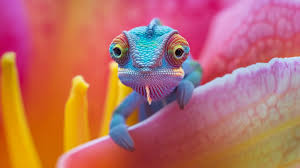
#> input picture Computer Vision/CV-1.jpg, 300 x 168 px
$ jupyter execute 7_ORB_niha.ipynb
#> lines starting #> are read from the running program, lines starting #| are printed output that depends on the picture
# ORB : Oriented FAST and Rotated BRIEF
- FAST : Features from Accelerated Segment Test
- BRIEF : Binary Robust Independent Elementary Features

[cell 1]
import cv2
import numpy as np
import matplotlib.pyplot as plt

## FAST : Intensity based corner detection algorithm

[cell 2]
# Load the image
img=cv2.imread('CV-1.jpg')
#> img is the input picture: shape (168, 300, 3); mean B, G, R 101.2, 108.7, 185.6

# Converting image to grayscale
gray=cv2.cvtColor(img, cv2.COLOR_BGR2GRAY)
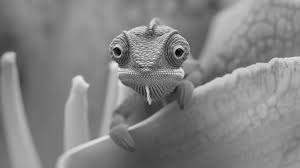
#> gray: shape (168, 300); min 2, max 234, mean 130.8

[cell 3]
# Create FAST Detector Object
fast = cv2.FastFeatureDetector_create()

# Obtain keypoints
keypoints = fast.detect(gray, None)
#> keypoints = 636 keypoints; strongest (x, y, size): (149, 102, 7), (115, 48, 7), (179, 48, 7), (182, 51, 7)
print("Number of keypoints:", len(keypoints))
#| Number of keypoints: 636

[cell 4]
# Marking the key points on the image
img_with_kp=cv2.drawKeypoints(gray,keypoints,None,flags=cv2.DRAW_MATCHES_FLAGS_DRAW_RICH_KEYPOINTS)
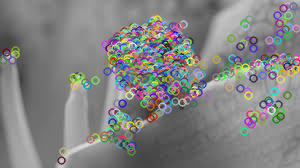
#> img_with_kp: shape (168, 300, 3); mean of channels 0, 1, 2 129.9, 130.6, 130.1; drawn as B, G, R

# Plot the image
img_with_kp=cv2.cvtColor(img_with_kp, cv2.COLOR_BGR2RGB)
plt.figure(figsize=(8,6))
plt.imshow(img_with_kp)
plt.title("Image with key points using FAST")
plt.show()

## BRIEF :  Feature Descriptor that generates Binary Descriptor for the keypoints

[cell 5]
# Load the image
img=cv2.imread('CV-1.jpg')

# Converting image to grayscale
gray=cv2.cvtColor(img, cv2.COLOR_BGR2GRAY)

[cell 6]
# ! pip uninstall opencv-python
# ! pip install opencv-contrib-python

[cell 7]
# Create FAST Detector Object
fast = cv2.FastFeatureDetector_create()

# Brief Descriptor Extraction
brief = cv2.xfeatures2d.BriefDescriptorExtractor_create()

# Obtain keypoints
keypoints = fast.detect(gray, None)

keypoints, descriptors = brief.compute(gray,keypoints)
#> keypoints = 550 keypoints; strongest (x, y, size): (149, 102, 7), (115, 48, 7), (179, 48, 7), (182, 51, 7)
print("Number of keypoints:", len(keypoints))
#| Number of keypoints: 550

[cell 8]
# Marking the key points on the image
img_with_kp=cv2.drawKeypoints(gray,keypoints,None,flags=cv2.DRAW_MATCHES_FLAGS_DRAW_RICH_KEYPOINTS)
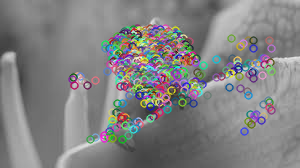
#> img_with_kp: shape (168, 300, 3); mean of channels 0, 1, 2 130.3, 129.9, 130.2; drawn as B, G, R

# Plot the image
img_with_kp=cv2.cvtColor(img_with_kp, cv2.COLOR_BGR2RGB)
plt.figure(figsize=(8,6))
plt.imshow(img_with_kp)
plt.title("Image with key points using BRIEF")
plt.show()

## ORB

[cell 9]
# Load the image
img=cv2.imread('CV-1.jpg')

# Converting image to grayscale
gray=cv2.cvtColor(img, cv2.COLOR_BGR2GRAY)

[cell 10]
# Create ORB Detector
orb = cv2.ORB_create()

[cell 11]
# Create FAST Detector Object
fast = cv2.FastFeatureDetector_create()

# Brief Descriptor Extraction
brief = cv2.xfeatures2d.BriefDescriptorExtractor_create()

# Obtain keypoints
keypoints = fast.detect(gray, None)
#> keypoints = 636 keypoints; strongest (x, y, size): (149, 102, 7), (115, 48, 7), (179, 48, 7), (182, 51, 7)

#Detect keypoints and descriptor
keypoints, descriptors = orb.compute(gray,keypoints)
#> keypoints = 525 keypoints; strongest (x, y, size): (149, 102, 7), (115, 48, 7), (179, 48, 7), (182, 51, 7)
print("Number of keypoints:", len(keypoints))
#| Number of keypoints: 525

[cell 12]
# Marking the key points on the image
img=cv2.drawKeypoints(gray,keypoints,None,flags=cv2.DRAW_MATCHES_FLAGS_DRAW_RICH_KEYPOINTS)
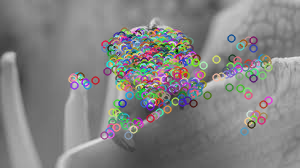
#> img: shape (168, 300, 3); mean of channels 0, 1, 2 130.4, 130.9, 131.2; drawn as B, G, R

# Plot the image
img_rgb=cv2.cvtColor(img, cv2.COLOR_BGR2RGB)
plt.figure(figsize=(8,6))
plt.imshow(img_rgb)
plt.title("Feature Detection using ORB")
plt.show()

## 18-2-2025

[cell 13]
# Load the image
image=cv2.imread('CV-1.jpg')

# Create ORB Detector
orb = cv2.ORB_create()

#Detect keypoints and descriptor
keypoints, descriptors = orb.detectAndCompute(gray,None)
#> keypoints = 355 keypoints; strongest (x, y, size): (176, 52, 37.2), (176, 51, 31), (119, 50, 37.2), (178, 49, 37.2)

# Marking the key points on the image
img_kp=cv2.drawKeypoints(image,keypoints,None,flags=cv2.DRAW_MATCHES_FLAGS_DRAW_RICH_KEYPOINTS)
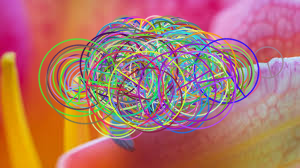
#> img_kp: shape (168, 300, 3); mean B, G, R 105.5, 116.6, 175.8

# Plot the image
img_rgb=cv2.cvtColor(img_kp, cv2.COLOR_BGR2RGB)
plt.figure(figsize=(8,6))
plt.imshow(img_rgb)
plt.title("Feature Detection using ORB")
plt.show()

[cell 14]
# load image
image = cv2.imread('CV-1.jpg')

# Resize image by 50% down
scaled_img = cv2.resize(image,None , fx = 0.5,fy = 0.5 , interpolation=cv2.INTER_LINEAR)
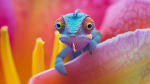
#> scaled_img: shape (84, 150, 3); mean B, G, R 101.3, 108.8, 185.7


#plot the Image
img_rgb=cv2.cvtColor(scaled_img,cv2.COLOR_BGR2RGB)
#> img_rgb: shape (84, 150, 3)
plt.figure(figsize=(10,8))
plt.imshow(img_rgb)
plt.title("Resize image by 50% down")
plt.show()

## Match the keypoints Using ORB in Scaled Image

[cell 15]
# load image
image1 = cv2.imread('CV-1.jpg')

# Resize image by 50% down
scaled_img = cv2.resize(image1,None , fx = 0.5,fy = 0.5 , interpolation=cv2.INTER_LINEAR)

[cell 16]
# Convertng Iamge to grayscale
gray1 = cv2.cvtColor(image1 , cv2.COLOR_BGR2GRAY)
gray2 = cv2.cvtColor(scaled_img , cv2.COLOR_BGR2GRAY)
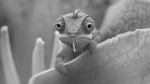
#> gray2: shape (84, 150); min 7, max 229, mean 131

[cell 17]
#Create ORB Detector
orb = cv2.ORB_create()

[cell 18]
# Detect Keypoints and Descriptor
keypoints1 , descriptors1 = orb.detectAndCompute(gray1,None)
#> keypoints1 has the same summary as keypoints
keypoints2 , descriptors2 = orb.detectAndCompute(gray2,None)
#> keypoints2 = 52 keypoints; strongest (x, y, size): (60, 33, 31), (56, 32, 31), (90, 34, 31), (91, 36, 31)

[cell 19]
# Create BFMaker
bf = cv2.BFMatcher(cv2.NORM_HAMMING,crossCheck = True)

[cell 20]
# match Descriptor bw the two image
matches = bf.match(descriptors1,descriptors2)
#> matches = 42 matches

[cell 21]
# sort matches by distance
matches = sorted(matches , key=lambda x :x.distance)

[cell 22]
#Drow top a matches
N_MATCH = 100
matched_image = cv2.drawMatches(image1 , keypoints1 ,scaled_img , keypoints2 , matches[:N_MATCH],None,flags = cv2.DrawMatchesFlags_NOT_DRAW_SINGLE_POINTS)
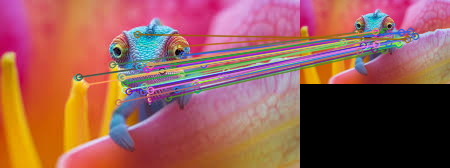
#> matched_image: shape (168, 450, 3); mean B, G, R 84.5, 91.8, 150.7

[cell 23]
#plot the Image
img_rgb=cv2.cvtColor(matched_image,cv2.COLOR_BGR2RGB)
#> img_rgb: shape (168, 450, 3)
plt.figure(figsize=(10,8))
plt.imshow(img_rgb)
plt.title("Matching keypoints Using ORB ")
plt.show()

$ run again, with Computer Vision/baby.jpg copied over Computer Vision/CV-1.jpg
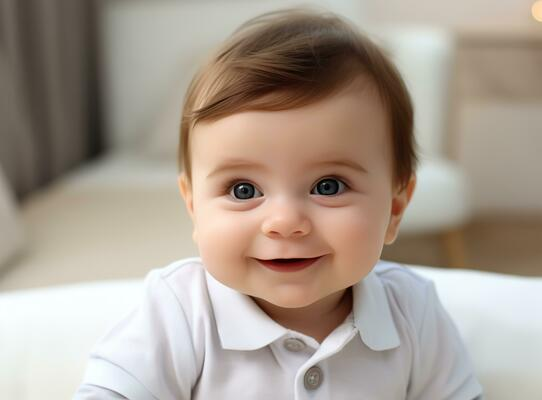
#> input picture Computer Vision/baby.jpg, 542 x 400 px
#> img is the input picture: shape (400, 542, 3); mean B, G, R 144.6, 156.8, 169.2
#> `keypoints = fast.detect(gray, None)`: keypoints = 508 keypoints; strongest (x, y, size): (240, 187, 7), (262, 195, 7), (320, 343, 7), (324, 183, 7)
#| Number of keypoints: 508
#> `keypoints, descriptors = brief.compute(gray,keypoints)`: keypoints = 477 keypoints; strongest (x, y, size): (240, 187, 7), (262, 195, 7), (320, 343, 7), (324, 183, 7)
#| Number of keypoints: 477
#> `keypoints = fast.detect(gray, None)`: keypoints = 508 keypoints; strongest (x, y, size): (240, 187, 7), (262, 195, 7), (320, 343, 7), (324, 183, 7)
#> `keypoints, descriptors = orb.compute(gray,keypoints)`: keypoints = 474 keypoints; strongest (x, y, size): (240, 187, 7), (262, 195, 7), (320, 343, 7), (324, 183, 7)
#| Number of keypoints: 474
#> `img=cv2.drawKeypoints(gray,keypoints,None,flags=cv2.DRAW_MATCHES_FLAGS..`:
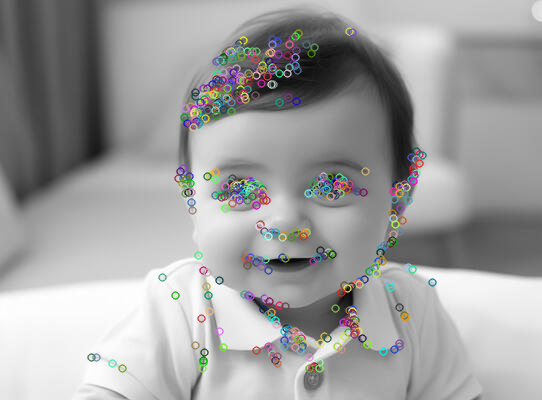
#> img: shape (400, 542, 3); mean of channels 0, 1, 2 159.2, 159.4, 159.4; drawn as B, G, R
#> `keypoints, descriptors = orb.detectAndCompute(gray,None)`: keypoints = 500 keypoints; strongest (x, y, size): (240, 187, 31), (241, 186, 37.2), (237, 189, 31), (244, 188, 31)
#> keypoints1 has the same summary as keypoints
#> keypoints2 = 322 keypoints; strongest (x, y, size): (116, 96, 31), (122, 93, 92.6), (118, 98, 31), (116, 93, 92.6)
#> matches = 170 matches
#> `matched_image = cv2.drawMatches(image1 , keypoints1 ,scaled_img , keyp..`:
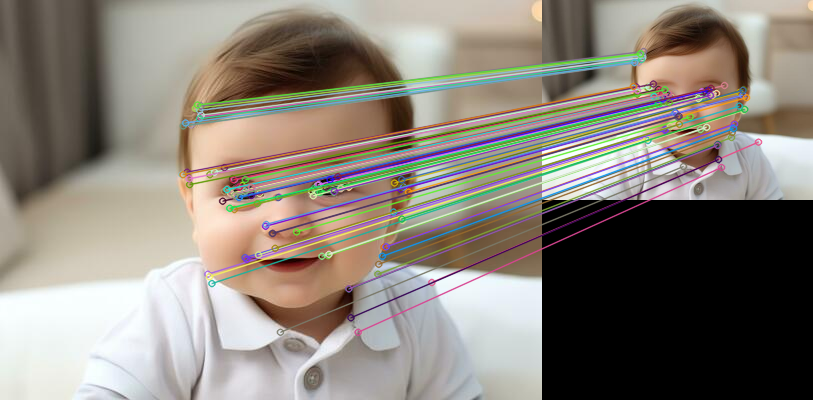
#> matched_image: shape (400, 813, 3); mean B, G, R 121.2, 130.4, 137.5
